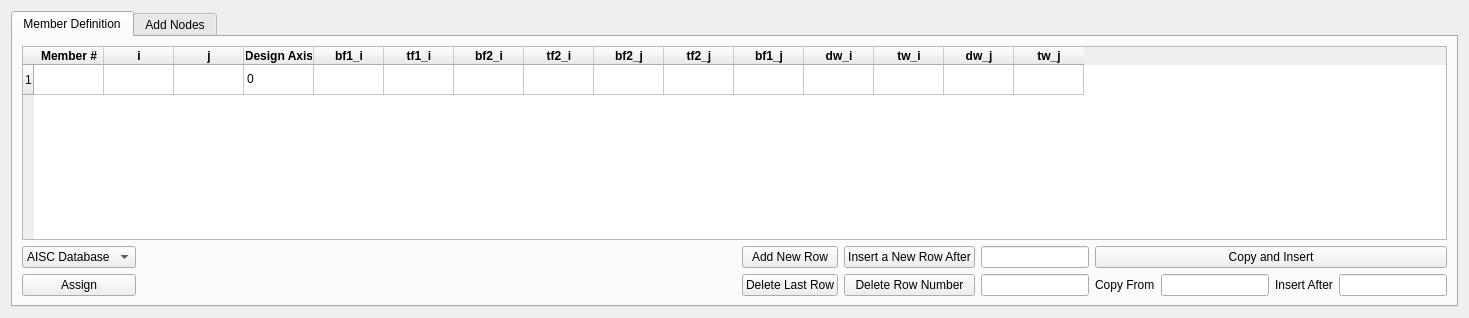
      <widget class="QWidget" name="Members_tab">
       <attribute name="title">
        <string>Members</string>
       </attribute>
       <layout class="QVBoxLayout" name="verticalLayout_2">
        <item>
         <widget class="QTabWidget" name="Members_tabs">
          <property name="currentIndex">
           <number>0</number>
          </property>
          <widget class="QWidget" name="Member_Def">
           <attribute name="title">
            <string>Member Definition</string>
           </attribute>
           <layout class="QVBoxLayout" name="verticalLayout_4">
            <item>
             <widget class="QTableWidget" name="Members_table">
              <attribute name="horizontalHeaderDefaultSectionSize">
               <number>70</number>
              </attribute>
              <row>
               <property name="text">
                <string>1</string>
               </property>
              </row>
              <column>
               <property name="text">
                <string>Member #</string>
               </property>
               <property name="font">
                <font>
                 <weight>75</weight>
                 <bold>true</bold>
                </font>
               </property>
              </column>
              <column>
               <property name="text">
                <string>i</string>
               </property>
               <property name="font">
                <font>
                 <weight>75</weight>
                 <bold>true</bold>
                </font>
               </property>
              </column>
              <column>
               <property name="text">
                <string>j</string>
               </property>
               <property name="font">
                <font>
                 <weight>75</weight>
                 <bold>true</bold>
                </font>
               </property>
              </column>
              <column>
               <property name="text">
                <string>Design Axis</string>
               </property>
               <property name="font">
                <font>
                 <weight>75</weight>
                 <bold>true</bold>
                </font>
               </property>
              </column>
              <column>
               <property name="text">
                <string>bf1_i</string>
               </property>
               <property name="font">
                <font>
                 <weight>75</weight>
                 <bold>true</bold>
                </font>
               </property>
              </column>
              <column>
               <property name="text">
                <string>tf1_i</string>
               </property>
               <property name="font">
                <font>
                 <weight>75</weight>
                 <bold>true</bold>
                </font>
               </property>
              </column>
              <column>
               <property name="text">
                <string>bf2_i</string>
               </property>
               <property name="font">
                <font>
                 <weight>75</weight>
                 <bold>true</bold>
                </font>
               </property>
              </column>
              <column>
               <property name="text">
                <string>tf2_i</string>
               </property>
               <property name="font">
                <font>
                 <weight>75</weight>
                 <bold>true</bold>
                </font>
               </property>
              </column>
              <column>
               <property name="text">
                <string>bf2_j</string>
               </property>
               <property name="font">
                <font>
                 <weight>75</weight>
                 <bold>true</bold>
                </font>
               </property>
              </column>
              <column>
               <property name="text">
                <string>tf2_j</string>
               </property>
               <property name="font">
                <font>
                 <weight>75</weight>
                 <bold>true</bold>
                </font>
               </property>
              </column>
              <column>
               <property name="text">
                <string>bf1_j</string>
               </property>
               <property name="font">
                <font>
                 <weight>75</weight>
                 <bold>true</bold>
                </font>
               </property>
              </column>
              <column>
               <property name="text">
                <string>dw_i</string>
               </property>
               <property name="font">
                <font>
                 <weight>75</weight>
                 <bold>true</bold>
                </font>
               </property>
              </column>
              <column>
               <property name="text">
                <string>tw_i</string>
               </property>
               <property name="font">
                <font>
                 <weight>75</weight>
                 <bold>true</bold>
                </font>
               </property>
              </column>
              <column>
               <property name="text">
                <string>dw_j</string>
               </property>
               <property name="font">
                <font>
                 <weight>75</weight>
                 <bold>true</bold>
                </font>
               </property>
              </column>
              <column>
               <property name="text">
                <string>tw_j</string>
               </property>
               <property name="font">
                <font>
                 <weight>75</weight>
                 <bold>true</bold>
                </font>
               </property>
              </column>
              <item row="0" column="3">
               <property name="text">
                <string>0</string>
               </property>
              </item>
             </widget>
            </item>
            <item>
             <layout class="QHBoxLayout" name="horizontalLayout_3">
              <item>
               <layout class="QGridLayout" name="gridLayout_3">
                <item row="1" column="0">
                 <widget class="QComboBox" name="AISC_database_button">
                  <property name="minimumSize">
                   <size>
                    <width>111</width>
                    <height>0</height>
                   </size>
                  </property>
                  <item>
                   <property name="text">
                    <string>AISC Database</string>
                   </property>
                  </item>
                 </widget>
                </item>
                <item row="2" column="0">
                 <widget class="QPushButton" name="AISC_assign_button">
                  <property name="text">
                   <string>Assign</string>
                  </property>
                 </widget>
                </item>
               </layout>
              </item>
              <item>
               <spacer name="horizontalSpacer_2">
                <property name="orientation">
                 <enum>Qt::Horizontal</enum>
                </property>
                <property name="sizeType">
                 <enum>QSizePolicy::Expanding</enum>
                </property>
                <property name="sizeHint" stdset="0">
                 <size>
                  <width>600</width>
                  <height>20</height>
                 </size>
                </property>
               </spacer>
              </item>
              <item>
               <layout class="QGridLayout" name="gridLayout_4">
                <item row="1" column="1">
                 <widget class="QPushButton" name="Mem_def_delete">
                  <property name="text">
                   <string>Delete Last Row</string>
                  </property>
                 </widget>
                </item>
                <item row="0" column="1">
                 <widget class="QPushButton" name="Mem_def_add">
                  <property name="text">
                   <string>Add New Row</string>
                  </property>
                 </widget>
                </item>
                <item row="1" column="6">
                 <widget class="QLabel" name="Insert_after_label">
                  <property name="text">
                   <string>Insert After</string>
                  </property>
                 </widget>
                </item>
                <item row="1" column="7">
                 <widget class="QLineEdit" name="Insert_after_number_mem_def"/>
                </item>
                <item row="1" column="5">
                 <widget class="QLineEdit" name="Copy_from_number_mem_def"/>
                </item>
                <item row="1" column="2">
                 <widget class="QPushButton" name="Delete_row_mem_def_button">
                  <property name="text">
                   <string>Delete Row Number</string>
                  </property>
                 </widget>
                </item>
                <item row="1" column="4">
                 <widget class="QLabel" name="Copy_from_label">
                  <property name="text">
                   <string>Copy From</string>
                  </property>
                 </widget>
                </item>
                <item row="0" column="3">
                 <widget class="QLineEdit" name="Insert_row_number_mem_def"/>
                </item>
                <item row="0" column="2">
                 <widget class="QPushButton" name="Insert_row_mem_def_button">
                  <property name="text">
                   <string>Insert a New Row After</string>
                  </property>
                 </widget>
                </item>
                <item row="0" column="4" colspan="4">
                 <widget class="QPushButton" name="Copy_mem_def_button">
                  <property name="text">
                   <string>Copy and Insert</string>
                  </property>
                 </widget>
                </item>
                <item row="1" column="3">
                 <widget class="QLineEdit" name="Delete_row_number_mem_def"/>
                </item>
               </layout>
              </item>
             </layout>
            </item>
           </layout>
          </widget>
          <widget class="QWidget" name="Add_Nodes">
           <attribute name="title">
            <string>Add Nodes</string>
           </attribute>
          </widget>
         </widget>
        </item>
       </layout>
      </widget>
